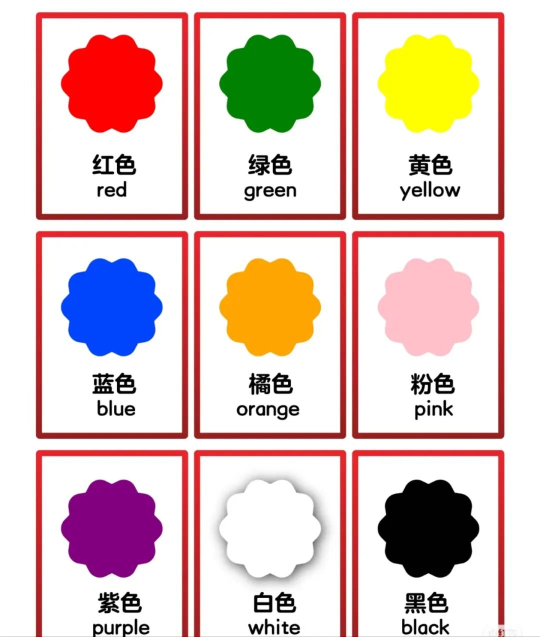
#> input picture 算法组/Week2/jiangrui/images/test3.jpg, 1080 x 1274 px, found by its file name (shown at 1/2 size)
$ python task2_visualize.py
#> lines starting #> are read from the running program, lines starting #| are printed output that depends on the picture; after the words box and inside, x2 and y2 are one past the last pixel; in counts of white or black regions, pixels touching at a corner belong together
import cv2
import numpy as np
from datetime import datetime

print("====== 任务二：可视化与参数对比 开始运行 ======")
now = datetime.now().strftime("%Y-%m-%d %H:%M:%S")
watermark = f"Name: liuxieyuan  Time: {now}"
print(f"当前时间戳: {now}")

# 读取真实水果图
img = cv2.imread('test3.jpg')
#> img is the input picture: shape (1274, 1080, 3); mean B, G, R 195.7, 200.5, 222.7
if img is None:
    print("❌ 找不到 test3.jpg，请确保图片在目录下！")
    exit()

hsv = cv2.cvtColor(img, cv2.COLOR_BGR2HSV)
#> hsv: shape (1274, 1080, 3); mean H, S, V 36.1, 54.9, 231
mask = cv2.inRange(hsv, np.array([35, 43, 46]), np.array([85, 255, 255]))
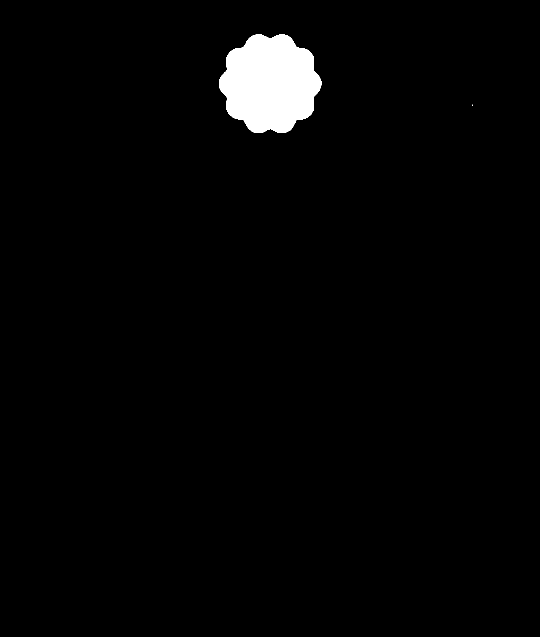
#> mask: shape (1274, 1080) (shown at 1/2 size); 2.2% white; 2 white regions (1 under 20 px)
contours, _ = cv2.findContours(mask, cv2.RETR_EXTERNAL, cv2.CHAIN_APPROX_SIMPLE)
#> contours = 2 contours, 1 with area under 20; largest, box (x1, y1, x2, y2) and area: (438, 69, 643, 266) 29796

# ==========================================
# 参数 A：面积阈值 500（正常画框）
# ==========================================
print("\n--- [参数 A] 最小面积阈值设为: 500 ---")
img_a = img.copy()
cv2.putText(img_a, watermark, (10, 30), cv2.FONT_HERSHEY_SIMPLEX, 0.6, (255, 255, 255), 2)
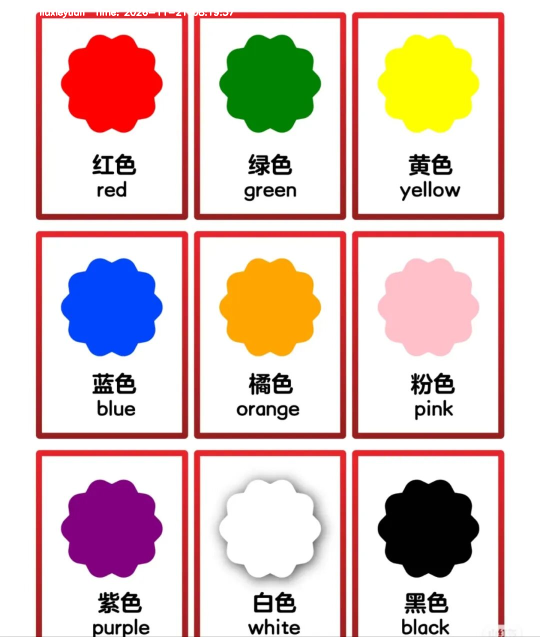
#> img_a: shape (1274, 1080, 3) (shown at 1/2 size); 0.17% of pixels changed, all inside (x1, y1, x2, y2) = (63, 16, 469, 36)
count_a = 0

for c in contours:
    if cv2.contourArea(c) > 500:
        count_a += 1
        M = cv2.moments(c)
        u, v = int(M["m10"]/M["m00"]), int(M["m01"]/M["m00"])
        x, y, w, h = cv2.boundingRect(c)
        cv2.rectangle(img_a, (x, y), (x+w, y+h), (0, 0, 255), 2)
        cv2.circle(img_a, (u, v), 5, (255, 0, 0), -1)
        cv2.putText(img_a, f"u={u}, v={v}", (x, y-10), cv2.FONT_HERSHEY_SIMPLEX, 0.7, (0, 255, 0), 2)
#> this loop made 2 passes
#> (count_a, u, v, x, y, w, h) on pass 2: (1, 539, 166, 438, 69, 205, 197)
#> c on pass 1: [[945, 209], [945, 211]]
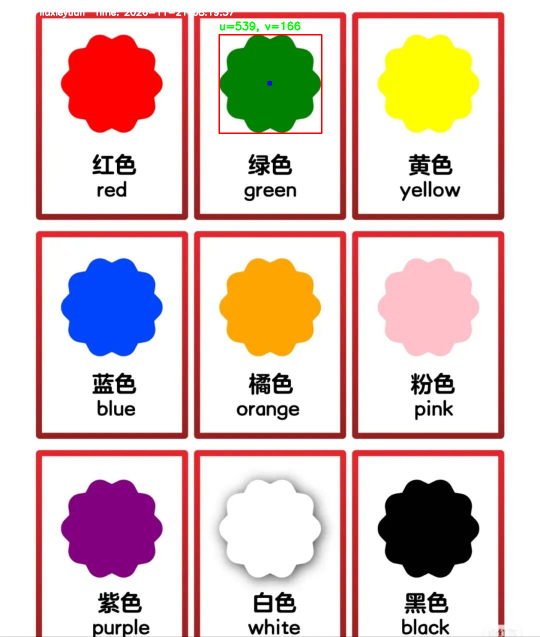
#> img_a: shape (1274, 1080, 3) (shown at 1/2 size); 0.25% of pixels changed, all inside (x1, y1, x2, y2) = (437, 43, 645, 268)
#> after the loop, count_a = 1

cv2.imwrite('task2_paramA.png', img_a)
print(f"✅ 参数 A 运行完毕：共检测到 {count_a} 个目标，已生成标注图 task2_paramA.png")
#| ✅ 参数 A 运行完毕：共检测到 1 个目标，已生成标注图 task2_paramA.png


# ==========================================
# 参数 B：面积阈值 1000000（强制漏检）
# ==========================================
print("\n--- [参数 B] 最小面积阈值设为: 1000000 ---")
img_b = img.copy()
cv2.putText(img_b, watermark, (10, 30), cv2.FONT_HERSHEY_SIMPLEX, 0.6, (255, 255, 255), 2)
count_b = 0

for c in contours:
    if cv2.contourArea(c) > 1000000:
        count_b += 1
#> this loop made 2 passes
#> after the loop, count_b = 0

if count_b == 0:
    print("❌ 参数 B 运行完毕：未检测到满足面积 > 1000000 的目标（发生漏检）。")
    cv2.putText(img_b, "Not Detected (Area > 1000000)", (50, int(img.shape[0]/2)), cv2.FONT_HERSHEY_SIMPLEX, 1.0, (0, 0, 255), 3)
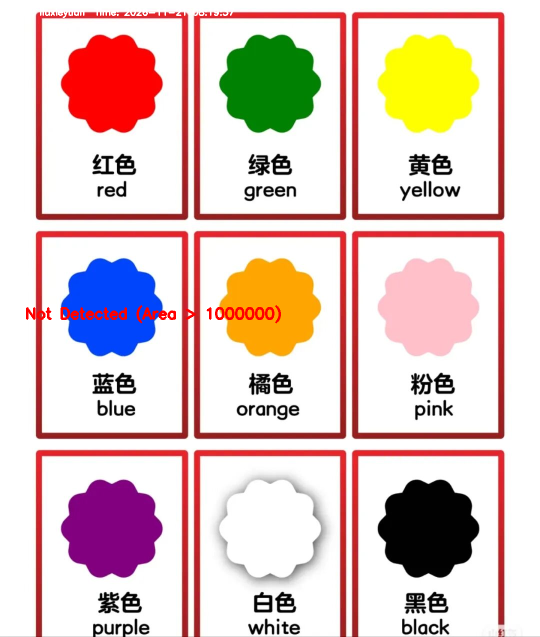
#> img_b: shape (1274, 1080, 3) (shown at 1/2 size); 0.41% of pixels changed, all inside (x1, y1, x2, y2) = (52, 610, 562, 647)

cv2.imwrite('task2_paramB.png', img_b)
print("已生成漏检对比图 task2_paramB.png")
print("\n====== 任务二运行结束 ======")
